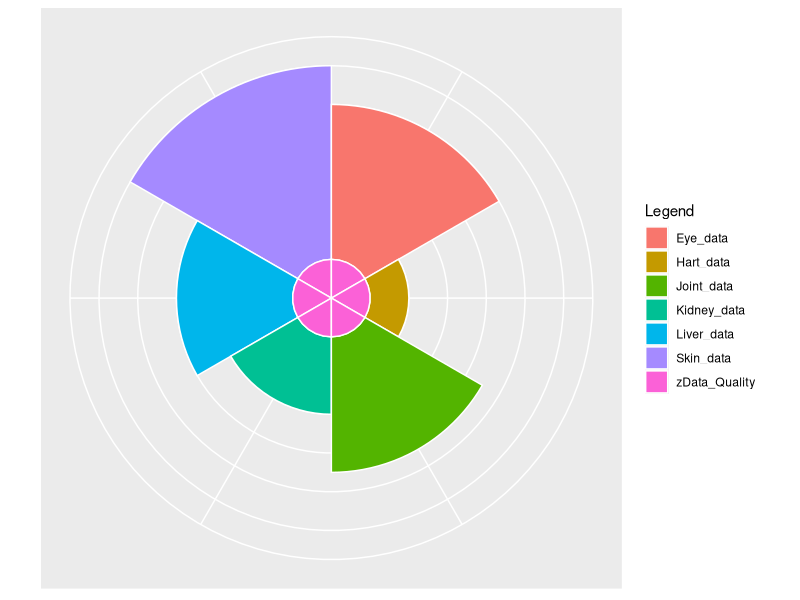

Reproduce this figure in R.

DF1 <- read.table(text="
Phenotype    value   Legend 		V5
Skin         500     Skin_data  	red
Eye          400     Eye_data  	yellow
Liver        300     Liver_data   	blue
Kidney       200     Kidney_data   	white
Hart         100     Hart_data  	orange
Joint 	 350     Joint_data  	purple
Skin 	       100     zData_Quality  white
Eye 	       100     zData_Quality  white
Liver 	 100     zData_Quality  white
Kidney 	 100 	   zData_Quality  white
Hart 	       100     zData_Quality  white
Joint 	 100     zData_Quality  white
", header=TRUE)
library(reshape2)
DF <- melt(DF1, id=c("Phenotype", "Legend", "V5"))
class(DF[,5])
DF[,6]<-as.factor(DF[,3])
class(DF[,6])
DF


library(ggplot2)
# png("test.png") 		### if you need to save to a file
plot <- ggplot(DF, aes(x = Phenotype, y = value, fill = Legend)) + 
  	geom_bar(width = 1, stat = "identity", color = "white") +
	theme(axis.title.x=element_blank(),
      axis.text.x=element_blank(),
      axis.ticks.x=element_blank(),
	axis.title.y=element_blank(),
      axis.text.y=element_blank(),
      axis.ticks.y=element_blank())

# plot
plot + coord_polar() 
# dev.off()		### if you need to save to a fiel.
